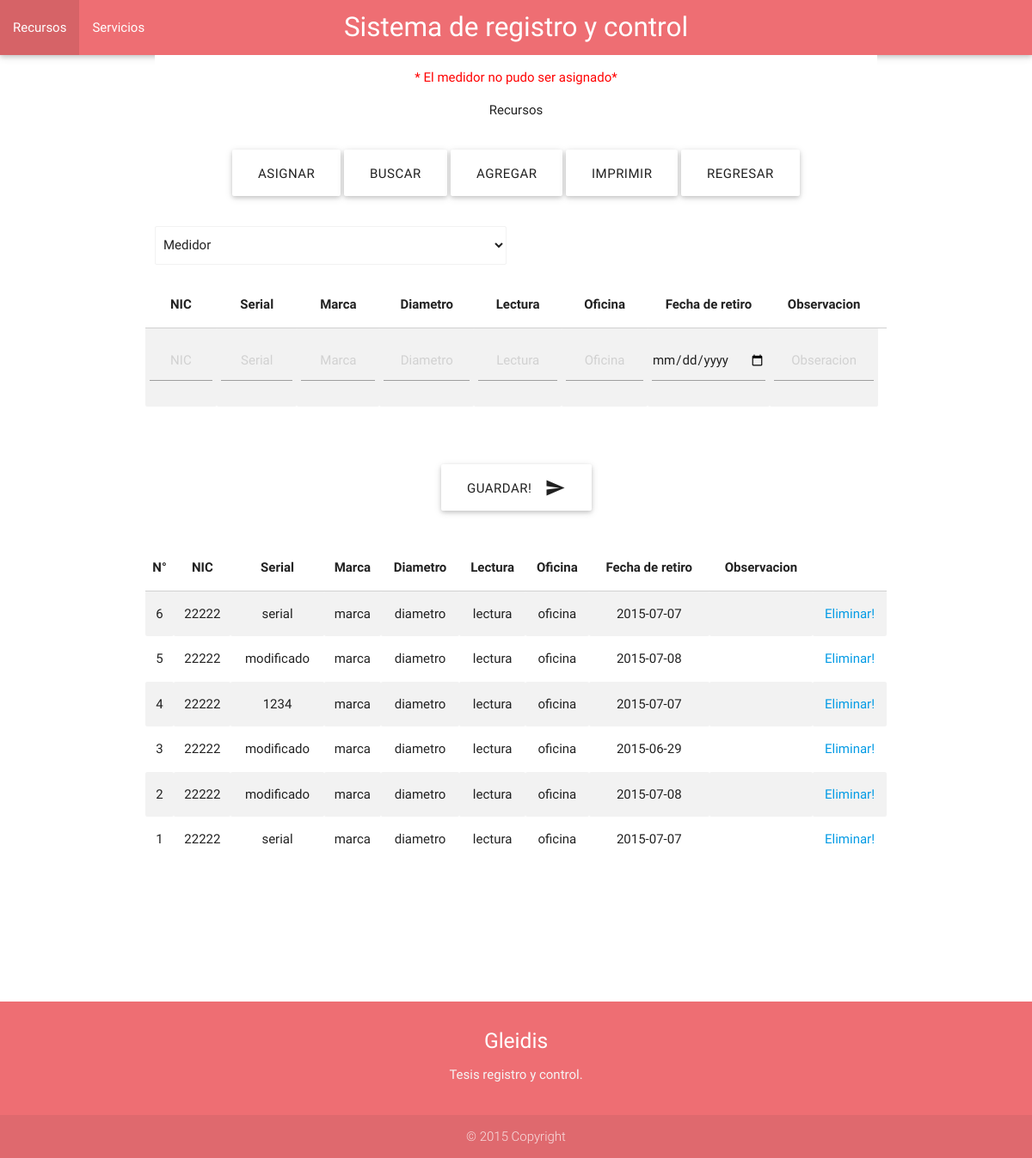
/src/FrontEnd/recurso/asignarRetiroMedidor.php?agregado=no, run on the app's committed database.
### tables this page shows
CREATE TABLE IF NOT EXISTS `medidoresretirado` (
  `id` int(11) NOT NULL,
  `nic` varchar(255) NOT NULL,
  `serial` varchar(255) NOT NULL,
  `marca` varchar(255) NOT NULL,
  `diametro` varchar(255) NOT NULL,
  `lectura` varchar(255) NOT NULL,
  `oficina` varchar(255) NOT NULL,
  `fechaRetiro` varchar(255) NOT NULL,
  `observacion` varchar(255) DEFAULT NULL
);

### src/BackEnd/Dao/DaoMedidorRetirado.php (called while the page is built, shortened)
<?php
class DaoMedidorRetirado {
    public function obtenerTodosDesc()
    {
        $conexion = FabricaEntidad::Conexion();;
        $consulta = $conexion->prepare('SELECT * FROM ' . self::TABLA . ' order by 1 desc '  );
        $consulta->execute();
        $Revisiones = $consulta->fetchAll();
        $objetos = $this->armarListaObjetos($Revisiones);
        return $objetos;
    }
    private function armarListaObjetos($Revisiones)
    {
        $pila = array();
        for($i=0;$i<count($Revisiones);$i++){
            $objeto = new MedidorRetirado();
            $objeto->setId($Revisiones[$i]['id']);
            $objeto->setNic($Revisiones[$i]['nic']);
            $objeto->setMarca($Revisiones[$i]['marca']);
            $objeto->setSerial($Revisiones[$i]['serial']);
            $objeto->setDiametro($Revisiones[$i]['diametro']);
            $objeto->setLectura($Revisiones[$i]['lectura']);
            $objeto->setOficina($Revisiones[$i]['oficina']);
            $objeto->setFechaRetiro($Revisiones[$i]['fechaRetiro']);
            $objeto->setObservacion($Revisiones[$i]['observacion']);
            array_push($pila, $objeto);
        }
        return $pila;
    }
}

### src/BackEnd/Entidad/EntidadBase.php (called while the page is built, shortened)
<?php
class EntidadBase {
    private $id;
    public function getId()
    {
        return $this->id;
    }
    public function setId($id)
    {
        $this->id = $id;
    }
}

### src/BackEnd/Entidad/MedidorRetirado.php (called while the page is built, shortened)
<?php
include_once 'EntidadBase.php';
class MedidorRetirado extends EntidadBase{
    private $NIC;
    private $serial;
    private $marca;
    private $diametro;
    private $lectura;
    private $oficina;
    private $fechaRetiro;
    public function getNIC()
    {
        return $this->NIC;
    }
    public function setNIC($NIC)
    {
        $this->NIC = $NIC;
    }
    public function getSerial()
    {
        return $this->serial;
    }
    public function setSerial($serial)
    {
        $this->serial = $serial;
    }
    public function getMarca()
    {
        return $this->marca;
    }
    public function setMarca($marca)
    {
        $this->marca = $marca;
    }
    public function getDiametro()
    {
        return $this->diametro;
    }
    public function setDiametro($diametro)
    {
        $this->diametro = $diametro;
    }
    public function getLectura()
    {
        return $this->lectura;
    }
    public function setLectura($lectura)
    {
        $this->lectura = $lectura;
    }
    public function getOficina()
    {
        return $this->oficina;
    }
    public function setOficina($oficina)
    {
        $this->oficina = $oficina;
    }
    public function getFechaRetiro()
    {
        return $this->fechaRetiro;
    }
    public function setFechaRetiro($fechaRetiro)
    {
        $this->fechaRetiro = $fechaRetiro;
    }
}

### src/FrontEnd/recurso/asignarRetiroMedidor.php (the view, shortened to what this page needs)
<!DOCTYPE html>
<html lang="en">
<head>
    <link type="text/css" rel="stylesheet" href="../css/materialize.min.css" media="screen,projection" />
    <link rel="stylesheet" href="../css/style.css">
</head>
<body>
<header>
    <nav>
        <div class="nav-wrapper">
            <a href="../menu.php" class="brand-logo center">Sistema de registro y control</a>
            <ul id="nav-mobile" class="left hide-on-med-and-down">
                <li><a href="asignar.php">Recursos</a>
                </li>
                <li><a href="../servicios/index.php">Servicios</a>
                </li>
            </ul>
        </div>
    </nav>
</header>
<section class="container section white">
    <div class="center" style="color: red;">
        <?php if (isset($_GET[ "agregado"]))
        {
            if ($_GET[ "agregado"]=="si" )
            { echo '*El medidor fue asignado Sastisfactoriamente*';
            }else{ echo '* El medidor no pudo ser asignado*';
            }
        }
        ?>
    </div>
    <div class="row col s12">
        <div class="center waves-color-demo ">
            <div class="row center">
                <p>Recursos</p>
            </div>
            <div class="row">
                <a href="asignar.php" class="waves-effect waves-red btn-large waves-color-demo" ">ASIGNAR</a>
                <a href="buscar.php" class="waves-effect waves-red btn-large waves-color-demo">BUSCAR</a>
                <a href="agregarMedidor.php" class="waves-effect waves-red btn-large waves-color-demo">AGREGAR</a>
                <a href="#!" class="waves-effect waves-red btn-large waves-color-demo">IMPRIMIR</a>
                <a href="../index.php" class="waves-effect waves-red btn-large waves-color-demo" onclick="opcion('buscar')">REGRESAR</a>
            </div>
            <div class="row">
                <div class="row">
                    <div class="input-field col s6">
                        <select class="browser-default"  onchange="location = this.value" required>
                            <option value="asignarMedidor.php" selected>Medidor</option>
                        </select>
                    </div>
                </div>
                <div class="row" id="medidor" >
                    <form action="_agregarMedidorRetiradoBean.php" method="post">
                        <table class="striped centered responsive-table">
                            <thead>
                            <tr class="centered">
                                <th data-field="NIC">NIC</th>
                                <th data-field="Serial">Serial</th>
                                <th data-field="Marca">Marca</th>
                                <th data-field="Diametro">Diametro</th>
                                <th data-field="Lectura">Lectura</th>
                                <th data-field="observacion">Oficina</th>
                                <th data-field="observacion">Fecha de retiro</th>
                                <th data-field="observacion">Observacion</th>
                                <th></th>
                            </tr>
                            </thead>
                            <tbody>
                            <tr>
                                <td>
                                    <input required name="nic" placeholder="NIC" type="text" class="validate center">
                                </td>
                                <td>
                                    <input required name="serial" placeholder="Serial" type="text" class="validate center">
                                </td>
                                <td>
                                    <input required name="marca" placeholder="Marca" type="text" class="validate center">
                                </td>
                                <td>
                                    <input required name="diametro" placeholder="Diametro" type="text" class="validate center">
                                </td>
                                <td>
                                    <input required name="lectura" placeholder="Lectura" type="text" class="validate center">
                                </td>
                                <td>
                                    <input required name="oficina" placeholder="Oficina" type="text" class="validate center">
                                </td>
                                <td>
                                    <input required type="date" class="datepicker" name="fechaRetiro" >
                                </td>
                                <td>
                                    <input required name="oficina" placeholder="Obseracion" type="text" class="validate center">
                                </td>
                            </tr>
                            </tbody>
                        </table>
                        <br>
                        <br>
                        <br>
                        <div class=" row center">
                            <button class="waves-effect waves-red btn-large waves-color-demo" type="submit" name="action">Guardar!
                                <i class="mdi-content-send right"></i>
                            </button>
                        </div>
                    </form>
                </div>
                <div class="row" id="medidor" >
                        <table class="striped centered responsive-table">
                            <thead>
                            <tr class="centered">
                                <th data-field="numero">N°</th>
                                <th data-field="NIC">NIC</th>
                                <th data-field="Serial">Serial</th>
                                <th data-field="Marca">Marca</th>
                                <th data-field="Diametro">Diametro</th>
                                <th data-field="Lectura">Lectura</th>
                                <th data-field="observacion">Oficina</th>
                                <th data-field="observacion">Fecha de retiro</th>
                                <th data-field="observacion">Observacion</th>
                                <th></th>
                            </tr>
                            </thead>
                            <tbody>
                                <?php
                                $dao = FabricaDao::ObtenerDaoMedidorRetirado(FabricaEntidad::entidadMedidorRetirado());
                                $Resultado = $dao->obtenerTodosDesc();
                                foreach( $Resultado as $orden):
                                ?>
                            <tr>
                                <td><?php echo $orden->getId();?> </td>
                                <td><?php echo $orden->getNic();?> </td>
                                <td><?php echo $orden->getSerial();?> </td>
                                <td><?php echo $orden->getMarca();?> </td>
                                <td><?php echo $orden->getDiametro();?> </td>
                                <td><?php echo $orden->getLectura();?> </td>
                                <td><?php echo $orden->getOficina();?> </td>
                                <td><?php echo $orden->getFechaRetiro();?> </td>
                                <td><?php echo $orden->getObservacion();?> </td>
                                <td>
                                    <a href="_eliminarMedidorRetiradoBean.php?id=<?php echo $orden->getId();?>">Eliminar!</a>
                                </td>
                            </tr>
                            <?php endforeach;
                            ?>
                            </tbody>
                        </table>
                        <br>
                        <br>
                        <br>
                </div>
            </div>
        </div>
    </div>
</section>
<footer class="page-footer">
    <div class="container">
        <div class="row center">
            <div class="col l12 s12">
                <h5 class="white-text">Gleidis</h5>
                <p class="grey-text text-lighten-4">Tesis registro y control.</p>
            </div>
        </div>
    </div>
    <div class="footer-copyright">
        <div class="container center">
            © 2015 Copyright
        </div>
    </div>
</footer>
</body>
</html>

### src/FrontEnd/css/style.css (style rules this page uses)
body { display: flex; min-height: 100vh; flex-direction: column; }
.waves-color-demo .btn:not(.waves-light), .waves-color-demo .btn-large:not(.waves-light) { background-color: #FFFFFF; color: #212121; }

### data on the page
medidoresretirado: id "6", nic "22222", serial "serial", marca "marca", diametro "diametro", lectura "lectura", oficina "oficina", fechaRetiro "2015-07-07"
medidoresretirado: id "5", nic "22222", serial "modificado", marca "marca", diametro "diametro", lectura "lectura", oficina "oficina", fechaRetiro "2015-07-08"
medidoresretirado: id "4", nic "22222", serial "1234", marca "marca", diametro "diametro", lectura "lectura", oficina "oficina", fechaRetiro "2015-07-07"
medidoresretirado: id "3", nic "22222", serial "modificado", marca "marca", diametro "diametro", lectura "lectura", oficina "oficina", fechaRetiro "2015-06-29"
medidoresretirado: id "2", nic "22222", serial "modificado", marca "marca", diametro "diametro", lectura "lectura", oficina "oficina", fechaRetiro "2015-07-08"
medidoresretirado: id "1", nic "22222", serial "serial", marca "marca", diametro "diametro", lectura "lectura", oficina "oficina", fechaRetiro "2015-07-07"
